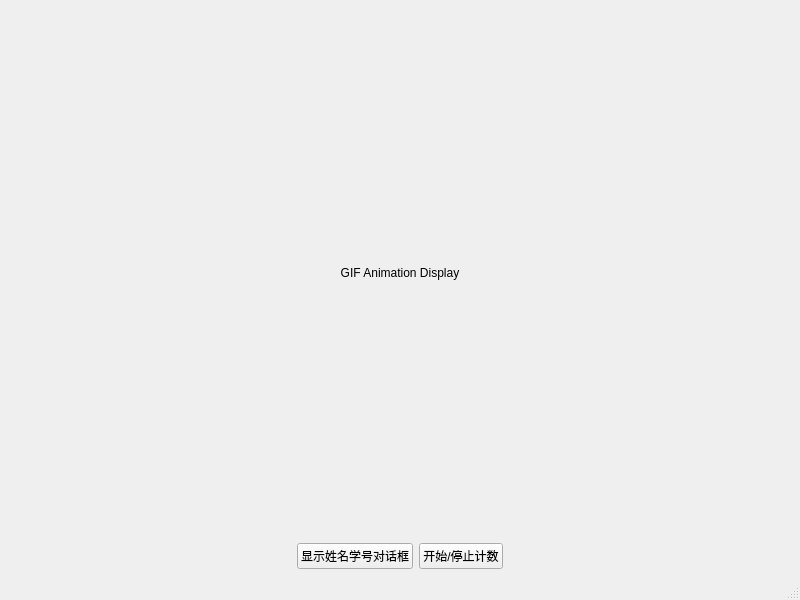
<?xml version="1.0" encoding="UTF-8"?>
<ui version="4.0">
 <class>MainWindow</class>
 <widget class="QMainWindow" name="MainWindow">
  <property name="geometry">
   <rect>
    <x>0</x>
    <y>0</y>
    <width>800</width>
    <height>600</height>
   </rect>
  </property>
  <property name="windowTitle">
   <string>MainWindow</string>
  </property>
  <widget class="QWidget" name="centralwidget">
   <layout class="QVBoxLayout" name="verticalLayout">
    <item>
     <widget class="QLabel" name="label">
      <property name="text">
       <string>GIF Animation Display</string>
      </property>
      <property name="alignment">
       <set>Qt::AlignCenter</set>
      </property>
     </widget>
    </item>
    <item>
     <layout class="QHBoxLayout" name="horizontalLayout">
      <item>
       <spacer name="horizontalSpacer">
        <property name="orientation">
         <enum>Qt::Horizontal</enum>
        </property>
        <property name="sizeHint" stdset="0">
         <size>
          <width>40</width>
          <height>20</height>
         </size>
        </property>
       </spacer>
      </item>
      <item>
       <widget class="QPushButton" name="pushButton">
        <property name="text">
         <string>显示姓名学号对话框</string>
        </property>
       </widget>
      </item>
      <item>
       <widget class="QPushButton" name="pushButton_2">
        <property name="text">
         <string>开始/停止计数</string>
        </property>
       </widget>
      </item>
      <item>
       <spacer name="horizontalSpacer_2">
        <property name="orientation">
         <enum>Qt::Horizontal</enum>
        </property>
        <property name="sizeHint" stdset="0">
         <size>
          <width>40</width>
          <height>20</height>
         </size>
        </property>
       </spacer>
      </item>
     </layout>
    </item>
   </layout>
  </widget>
  <widget class="QMenuBar" name="menubar">
   <property name="geometry">
    <rect>
     <x>0</x>
     <y>0</y>
     <width>800</width>
     <height>17</height>
    </rect>
   </property>
  </widget>
  <widget class="QStatusBar" name="statusbar"/>
 </widget>
 <resources/>
 <connections/>
</ui>
